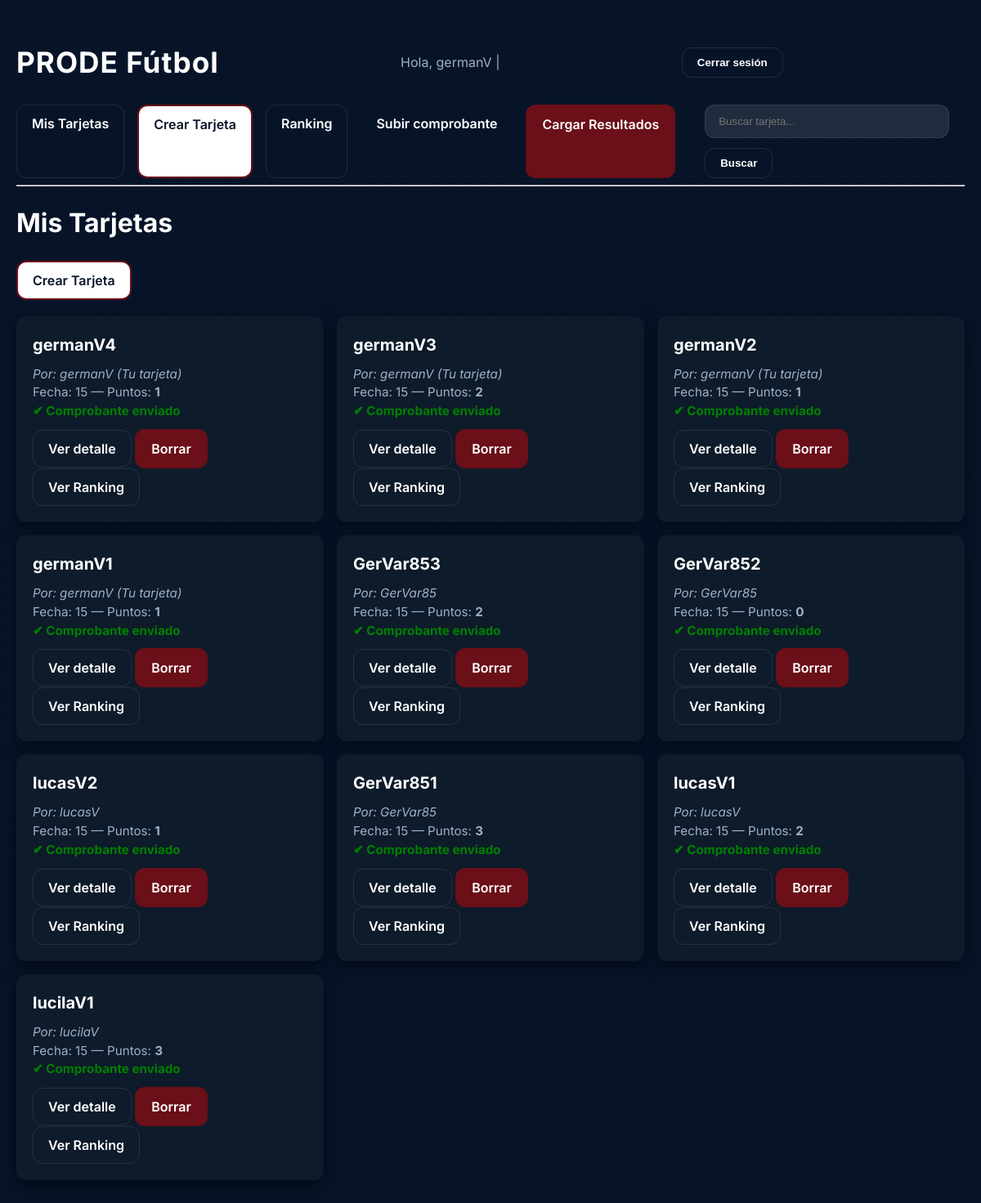
The app's page /mis_tarjetas/ (signed in) with its own data.
### prode_app/models.py (models this page shows, shortened)
class Usuario(AbstractUser):
    telefono = models.CharField(max_length=20, blank=True, null=True)
    cvu_alias = models.CharField(max_length=50, blank=True, null=True)

class Tarjeta(models.Model):
    usuario = models.ForeignKey(Usuario, on_delete=models.CASCADE)
    fecha = models.ForeignKey(Fecha, on_delete=models.CASCADE)
    numero_tarjeta = models.PositiveIntegerField(default=1)  # Tarjeta 1, 2, 3, etc.
    puntos = models.IntegerField(default=0)
    @property
    def nombre_tarjeta(self):
        return f"{self.usuario.username}{self.numero_tarjeta}"

class Fecha(models.Model):
    numero = models.PositiveIntegerField()
    descripcion = models.CharField(max_length=100, blank=True, null=True)

### prode_app/views.py (the view)
# urls.py: path("mis_tarjetas/", login_required(views.mis_tarjetas), name="mis_tarjetas"),
@login_required
def mis_tarjetas(request):
    tarjetas_mias = Tarjeta.objects.filter(usuario=request.user).select_related('usuario', 'fecha').order_by('-fecha__numero','-numero_tarjeta')
    tarjetas_otros = Tarjeta.objects.exclude(usuario=request.user).select_related('usuario', 'fecha').order_by('-fecha__numero','-numero_tarjeta')
    todas_tarjetas = list(tarjetas_mias) + list(tarjetas_otros)
    tarjetas_con_estado = []
    for t in todas_tarjetas:
        pagada = Comprobante.objects.filter(tarjeta=t, procesado=True).exists()
        tarjetas_con_estado.append({
            "tarjeta": t,
            "pagada": pagada
        })
    return render(request, "prode_app/mis_tarjetas.html", {"tarjetas": tarjetas_con_estado})

### prode_app/templates/prode_app/mis_tarjetas.html (shortened to what this page needs)
{% extends "prode_app/base.html" %}
{% block content %}
<h1>Mis Tarjetas</h1>
<p>
    <a href="{% url 'crear_tarjeta' %}" class="button">Crear Tarjeta</a>
</p>
{% if tarjetas %}
<div class="card-list">
    {% for t in tarjetas %}
    <div class="card-item">
        <h3>{{ t.tarjeta.nombre_tarjeta }}</h3>
        <p>
            <em>Por: {{ t.tarjeta.usuario.username }}{% if t.tarjeta.usuario == user %} (Tu tarjeta){% endif %}</em><br>
            Fecha: {{ t.tarjeta.fecha.numero }} — Puntos: <strong>{{ t.tarjeta.puntos }}</strong>
        </p>
        {% if t.pagada %}
            <p style="color: green; font-weight: bold;">✔ Comprobante enviado</p>
        {% endif %}
        <div style="margin-top:10px;">
            <a href="{% url 'detalle_tarjeta' t.tarjeta.id %}" class="button secondary">Ver detalle</a>
            {% if user.is_superuser %}
            <a href="{% url 'borrar_tarjeta' t.tarjeta.id %}"
               onclick="return confirm('¿Seguro que deseas borrar esta tarjeta?');"
               class="button boton-rojo">
               Borrar
            </a>
            {% endif %}
            <a href="{% url 'ranking_fecha' t.tarjeta.fecha.id %}" class="button secondary">Ver Ranking</a>
        </div>
    </div>
    {% endfor %}
</div>
{% else %}
<p>No hay tarjetas todavía.</p>
{% endif %}
{% endblock %}

### prode_app/templates/prode_app/base.html (shortened to what this page needs)
<!DOCTYPE html>
<html lang="es">
<head>
    {% load static %}
    <link rel="stylesheet" href="{% static 'style.css' %}">
</head>
<body>
<div class="container">
{% if user.is_authenticated %}
    <header>
        <h1>PRODE Fútbol</h1>
        <p>
            Hola, {{ user.username }} |
            <form method="post" action="{% url 'logout' %}" style="display:inline;">
                <button type="submit" class="button secondary">Cerrar sesión</button>
            </form>
        </p>
    </header>
    <nav>
        <a href="{% url 'mis_tarjetas' %}" class="button secondary">Mis Tarjetas</a>
        <a href="{% url 'crear_tarjeta' %}" class="button">Crear Tarjeta</a>
        <a href="{% url 'ranking_fecha' 1 %}" class="button secondary">Ranking</a>
        <a href="{% url 'subir_comprobante' %}">Subir comprobante</a>
        {% if user.is_superuser %}
            <a href="{% url 'cargar_resultados' 1 %}" class="button boton-rojo">Cargar Resultados</a>
        {% endif %}
        <form action="{% url 'buscar_tarjeta' %}" method="get" class="search-form" style="display:inline-block; margin-left:20px;">
            <input type="text" name="q" placeholder="Buscar tarjeta..." required>
            <button type="submit" class="button secondary">Buscar</button>
        </form>
    </nav>
    <hr>
{% else %}
    <p>
        <a href="{% url 'login' %}" class="button secondary">Iniciar sesión</a>
        <a href="{% url 'registro' %}" class="button">Registrarse</a>
    </p>
{% endif %}
{% block content %}
{% endblock %}
</div>
</body>
</html>

### static/style.css (style rules this page uses)
:root { --bg: #071428; --card-bg: #0e1b2a; --accent: #6b0f18; --white: #ffffff; --muted: #9fb0c8; --radius: 12px; --gap: 16px; --transition: 0.25s ease-in-out; }
* { box-sizing: border-box; }
html, body { margin: 0; padding: 0; font-family: 'Inter', system-ui, sans-serif; background: linear-gradient(180deg, var(--bg) 0%, #071328 85%); color: var(--white); line-height: 1.5; }
.container { max-width: 1200px; margin: 30px auto; padding: 20px; }
header { display: flex; justify-content: space-between; align-items: center; flex-wrap: wrap; margin-bottom: 25px; }
header h1 { font-size: 2.2rem; margin: 0; letter-spacing: 1px; }
header p { font-size: 1rem; color: var(--muted); margin: 0; }
nav { display: flex; flex-wrap: wrap; gap: var(--gap); margin-top: 10px; }
nav a { text-decoration: none; padding: 10px 18px; border-radius: var(--radius); font-weight: 600; color: var(--white); border: 1px solid transparent; transition: all var(--transition); }
.button, .boton-rojo, .nav a.primary { display: inline-block; padding: 10px 18px; border-radius: var(--radius); font-weight: 600; cursor: pointer; border: 2px solid var(--accent); background: var(--white); color: var(--bg); text-decoration: none; transition: all var(--transition); }
.button.secondary { background: transparent; border: 1px solid rgba(255,255,255,0.1); color: var(--white); transition: all var(--transition); }
.boton-rojo { background: var(--accent); color: var(--white); border-color: var(--accent); }
.card, .card-item { background: var(--card-bg); padding: 20px; border-radius: var(--radius); box-shadow: 0 6px 20px rgba(0,0,0,0.5); transition: transform var(--transition), box-shadow var(--transition); }
.card-list { display: grid; grid-template-columns: repeat(auto-fill,minmax(280px,1fr)); gap: var(--gap); margin-top: 20px; }
.card-item h3 { margin: 0 0 10px 0; font-size: 1.25rem; }
.card-item p { margin: 0; color: var(--muted); font-size: 0.95rem; }
.card-item { position: relative; }
input[type="text"], input[type="password"], input[type="email"], select, input[type="file"], textarea { width: 100%; padding: 12px 16px; border-radius: var(--radius); border: 1px solid rgba(255,255,255,0.08); background: rgba(255,255,255,0.1); color: var(--white); margin-bottom: 12px; transition: border-color var(--transition), box-shadow var(--transition), background var(--transition); }

### records on screen
Usuario: username "germanV"
Tarjeta: tarjeta.nombre_tarjeta "germanV4", tarjeta.usuario.username "germanV", shows "(Tu tarjeta)", tarjeta.fecha.numero "15", tarjeta.puntos "1"
Tarjeta: tarjeta.nombre_tarjeta "germanV3", tarjeta.usuario.username "germanV", shows "(Tu tarjeta)", tarjeta.fecha.numero "15", tarjeta.puntos "2"
Tarjeta: tarjeta.nombre_tarjeta "germanV2", tarjeta.usuario.username "germanV", shows "(Tu tarjeta)", tarjeta.fecha.numero "15", tarjeta.puntos "1"
Tarjeta: tarjeta.nombre_tarjeta "germanV1", tarjeta.usuario.username "germanV", shows "(Tu tarjeta)", tarjeta.fecha.numero "15", tarjeta.puntos "1"
Tarjeta: tarjeta.nombre_tarjeta "GerVar853", tarjeta.usuario.username "GerVar85", tarjeta.fecha.numero "15", tarjeta.puntos "2"
Tarjeta: tarjeta.nombre_tarjeta "GerVar852", tarjeta.usuario.username "GerVar85", tarjeta.fecha.numero "15", tarjeta.puntos "0"
Tarjeta: tarjeta.nombre_tarjeta "lucasV2", tarjeta.usuario.username "lucasV", tarjeta.fecha.numero "15", tarjeta.puntos "1"
Tarjeta: tarjeta.nombre_tarjeta "GerVar851", tarjeta.usuario.username "GerVar85", tarjeta.fecha.numero "15", tarjeta.puntos "3"
Tarjeta: tarjeta.nombre_tarjeta "lucasV1", tarjeta.usuario.username "lucasV", tarjeta.fecha.numero "15", tarjeta.puntos "2"
Tarjeta: tarjeta.nombre_tarjeta "lucilaV1", tarjeta.usuario.username "lucilaV", tarjeta.fecha.numero "15", tarjeta.puntos "3"
